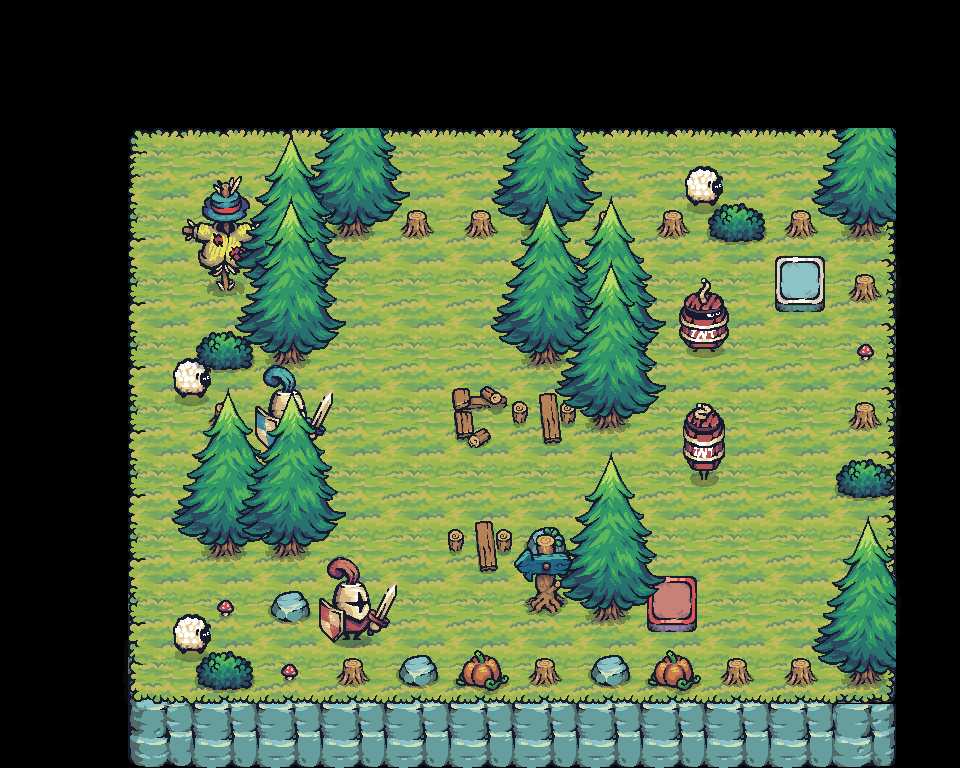

The image is a tile-based game level rendered from a .tmx file. Its description and complete source (layers, tilesets, objects, tile grids) follow:
An orthogonal 15x12 tile map with 64x64 px tiles, 2 tile layers (Background, ActualLevel), 4 hidden layers not drawn, 9 tilesets.

<map version="1.10" tiledversion="1.11.0" orientation="orthogonal" renderorder="right-down" width="15" height="12" tilewidth="64" tileheight="64" infinite="0" nextlayerid="8" nextobjectid="1">
 <tileset firstgid="1" source="TileSample-12X9.tsx" />
 <tileset firstgid="109" source="ui spritesheet.tsx" />
 <tileset firstgid="429" source="spritesheet.tsx" />
 <tileset firstgid="1449" source="Water.tsx" />
 <tileset firstgid="1450" source="Terrain.tsx" />
 <tileset firstgid="1490" source="bgspritesheet.tsx" />
 <tileset firstgid="1714" source="cloudsspritesheet.tsx" />
 <tileset firstgid="1813" source="Shadows.tsx" />
 <tileset firstgid="1822" source="Tilemap_Elevation.tsx" />
 <layer id="4" name="more bg" width="15" height="12" visible="0">
  <data encoding="csv">
1449,1449,1449,1449,1449,1449,1449,1449,1449,1449,1449,1449,1449,1449,1449,
1449,1449,1449,1449,1449,1449,1449,1449,1449,1449,1449,1449,1449,1449,1449,
1449,1449,0,0,0,0,0,0,0,0,0,0,0,0,1449,
1449,1449,0,0,0,0,0,0,0,0,0,0,0,0,1449,
1449,1449,0,0,0,0,0,0,0,0,0,0,0,0,1449,
1449,1449,0,0,0,0,0,0,0,0,0,0,0,1449,1449,
1449,1449,0,0,0,0,1454,0,0,0,0,0,0,1449,1449,
1449,1449,0,0,0,0,0,0,0,0,0,0,0,1449,1449,
1449,1449,0,0,0,0,0,0,0,0,0,0,0,1449,1449,
1449,1449,0,0,0,0,0,0,0,0,0,0,0,1449,1449,
1449,1449,0,0,0,0,0,0,0,0,0,0,1449,1449,1449,
1449,1449,1449,1449,1449,1449,1449,1449,1449,1449,1449,1449,1449,1449,1449
</data>
 </layer>
 <layer id="1" name="Background" width="15" height="12">
  <data encoding="csv">
0,0,0,0,0,0,0,0,0,0,0,0,0,0,0,
0,0,0,0,0,0,0,0,0,0,0,0,0,0,0,
0,0,0,0,0,0,0,0,0,0,0,0,0,0,0,
0,0,0,0,0,0,0,0,0,0,0,0,1813,1814,1815,
0,0,0,0,0,0,1454,0,0,0,0,0,1816,1832,1818,
0,0,0,0,0,0,0,0,0,0,0,0,1832,1832,1821,
0,0,0,0,0,0,0,0,0,0,0,0,1832,1832,1818,
0,0,0,0,0,0,0,0,0,0,0,0,1819,1832,1821,
0,0,0,0,0,0,0,0,0,0,0,0,1813,1832,1815,
0,1813,1830,1831,1831,1813,1814,1813,1814,1813,1814,1813,1816,1832,1818,
0,1816,1830,1830,1830,1830,1830,1830,1830,1830,1830,1830,1830,1836,1821,
0,1819,1834,1835,1835,1835,1835,1835,1835,1835,1835,1835,1835,1836,0
</data>
 </layer>
 <layer id="2" name="ActualLevel" width="15" height="12">
  <data encoding="csv">
0,0,0,0,0,0,0,0,0,0,0,0,0,0,0,
0,0,0,0,0,0,0,0,0,0,0,0,0,0,0,
0,0,1,2,3,4,5,6,7,8,9,10,11,12,0,
0,0,13,14,15,16,17,18,19,20,21,22,23,24,0,
0,0,25,26,27,28,29,30,31,32,33,34,35,36,0,
0,0,37,38,39,40,41,42,43,44,45,46,47,48,0,
0,0,49,50,51,52,53,54,55,56,57,58,59,60,0,
0,0,61,62,63,64,65,66,67,68,69,70,71,72,0,
0,0,73,74,75,76,77,78,79,80,81,82,83,84,0,
0,0,85,86,87,88,89,90,91,92,93,94,95,96,0,
0,0,97,98,99,100,101,102,103,104,105,106,107,108,0,
0,0,0,0,0,0,0,0,0,0,0,0,0,0,0
</data>
 </layer>
 <layer id="3" name="test" width="15" height="12" visible="0">
  <data encoding="csv">
1449,1449,0,0,0,0,0,0,0,0,0,0,0,0,0,
1449,1449,0,0,0,0,0,0,0,0,0,0,0,0,0,
1449,1449,1454,0,0,0,0,0,0,0,0,0,0,0,0,
1449,1449,0,0,0,0,0,0,0,0,0,0,0,0,0,
0,0,0,0,0,0,1454,0,0,0,0,0,0,0,0,
0,0,0,0,0,0,0,1459,0,0,0,0,0,0,0,
0,0,0,0,0,1459,0,0,0,0,0,0,0,0,0,
0,0,0,0,0,0,0,1454,0,0,0,0,1454,0,0,
0,0,0,0,0,0,0,0,0,0,0,0,0,0,0,
0,0,0,0,0,0,0,0,0,0,0,0,1459,0,0,
0,0,0,0,0,0,0,0,0,0,0,0,0,0,0,
0,0,0,0,0,0,0,0,0,0,0,0,0,0,0
</data>
 </layer>
 <layer id="5" name="clouds" width="15" height="12" visible="0">
  <data encoding="csv">
1648,1564,1611,1612,1613,1614,1634,1648,1636,1637,1648,1650,1651,1652,1648,
1579,1580,1627,1628,1629,1630,1650,1651,1652,1653,0,0,1655,1634,1635,
1636,1648,0,0,0,0,0,0,0,0,0,0,0,1650,1651,
1652,1653,0,0,0,0,0,0,0,0,0,0,0,0,0,
1648,0,0,0,0,0,0,0,0,0,0,0,0,0,0,
1640,1641,1642,0,0,0,0,0,0,0,0,0,0,0,1648,
1634,1635,1636,1637,0,0,0,0,0,0,0,0,0,0,0,
1650,1651,1652,1653,0,0,0,0,0,0,0,0,0,0,1648,
0,1648,0,0,0,0,0,0,0,0,0,0,0,0,0,
1648,0,0,0,0,0,0,0,0,0,0,0,0,0,0,
1635,1636,1637,0,0,0,0,0,0,0,0,1634,1635,1636,1637,
1651,1652,1653,1648,0,0,0,1640,0,0,1648,1650,1651,1652,1653
</data>
 </layer>
 <layer id="7" name="cloudslayer" width="15" height="12" visible="0">
  <data encoding="csv">
1714,1715,1716,1799,1800,1801,1731,1732,0,0,1799,1800,1801,1788,1789,
1789,1790,1727,0,0,1741,1742,1743,0,0,0,1806,1807,1799,1800,
1800,1801,0,0,0,0,0,0,0,0,0,0,0,0,0,
0,0,0,0,0,0,0,0,0,0,0,0,0,0,0,
1717,1718,0,0,0,1777,1778,1779,0,0,0,0,0,1754,1755,
1728,1729,0,0,0,0,0,0,0,0,0,0,0,1765,1766,
1789,1790,0,0,0,0,0,0,0,0,0,0,0,0,0,
1800,1801,0,0,0,0,0,0,0,1788,1789,1790,0,0,0,
0,0,0,0,0,0,0,0,0,1799,1800,1801,0,0,0,
0,0,0,0,0,0,0,0,0,0,0,0,0,0,0,
1770,1771,1772,1773,0,0,0,0,0,0,0,0,0,0,0,
0,0,0,0,0,0,0,0,1788,1789,1790,0,0,0,0
</data>
 </layer>
</map>
